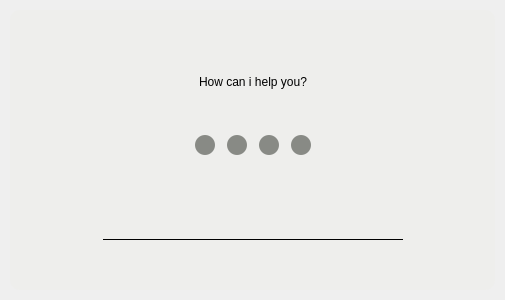
<?xml version="1.0" encoding="UTF-8"?>
<ui version="4.0">
 <class>MainWindow</class>
 <widget class="QMainWindow" name="MainWindow">
  <property name="geometry">
   <rect>
    <x>0</x>
    <y>0</y>
    <width>505</width>
    <height>300</height>
   </rect>
  </property>
  <property name="windowTitle">
   <string>MainWindow</string>
  </property>
  <widget class="QWidget" name="centralwidget">
   <property name="styleSheet">
    <string notr="true"/>
   </property>
   <layout class="QVBoxLayout" name="drop_shadow_layout">
    <property name="spacing">
     <number>0</number>
    </property>
    <property name="leftMargin">
     <number>10</number>
    </property>
    <property name="topMargin">
     <number>10</number>
    </property>
    <property name="rightMargin">
     <number>10</number>
    </property>
    <property name="bottomMargin">
     <number>10</number>
    </property>
    <item>
     <widget class="QFrame" name="drop_shadow_frame">
      <property name="styleSheet">
       <string notr="true">QFrame {
	background-color: rgb(238, 238, 236);
	border-radius: 10px;
}
</string>
      </property>
      <property name="frameShape">
       <enum>QFrame::NoFrame</enum>
      </property>
      <property name="frameShadow">
       <enum>QFrame::Raised</enum>
      </property>
      <layout class="QVBoxLayout" name="verticalLayout">
       <item>
        <widget class="QFrame" name="header">
         <property name="maximumSize">
          <size>
           <width>16777215</width>
           <height>30</height>
          </size>
         </property>
         <property name="frameShape">
          <enum>QFrame::StyledPanel</enum>
         </property>
         <property name="frameShadow">
          <enum>QFrame::Raised</enum>
         </property>
         <layout class="QHBoxLayout" name="horizontalLayout">
          <property name="spacing">
           <number>0</number>
          </property>
          <property name="leftMargin">
           <number>0</number>
          </property>
          <property name="topMargin">
           <number>0</number>
          </property>
          <property name="rightMargin">
           <number>0</number>
          </property>
          <property name="bottomMargin">
           <number>0</number>
          </property>
          <item>
           <spacer name="header_spacer">
            <property name="orientation">
             <enum>Qt::Horizontal</enum>
            </property>
            <property name="sizeType">
             <enum>QSizePolicy::Fixed</enum>
            </property>
            <property name="sizeHint" stdset="0">
             <size>
              <width>387</width>
              <height>20</height>
             </size>
            </property>
           </spacer>
          </item>
          <item>
           <widget class="QFrame" name="controll_buttons">
            <property name="maximumSize">
             <size>
              <width>80</width>
              <height>30</height>
             </size>
            </property>
            <property name="frameShape">
             <enum>QFrame::StyledPanel</enum>
            </property>
            <property name="frameShadow">
             <enum>QFrame::Raised</enum>
            </property>
            <property name="midLineWidth">
             <number>1</number>
            </property>
            <layout class="QHBoxLayout" name="horizontalLayout_2">
             <property name="leftMargin">
              <number>0</number>
             </property>
             <property name="topMargin">
              <number>0</number>
             </property>
             <property name="rightMargin">
              <number>0</number>
             </property>
             <property name="bottomMargin">
              <number>0</number>
             </property>
             <item>
              <widget class="QPushButton" name="info_button">
               <property name="maximumSize">
                <size>
                 <width>30</width>
                 <height>30</height>
                </size>
               </property>
               <property name="styleSheet">
                <string notr="true">border: 0px;</string>
               </property>
               <property name="text">
                <string/>
               </property>
               <property name="icon">
                <iconset>
                 <normaloff>../resources/icons/info-button.svg</normaloff>../resources/icons/info-button.svg</iconset>
               </property>
              </widget>
             </item>
             <item>
              <widget class="QPushButton" name="configurations_button">
               <property name="maximumSize">
                <size>
                 <width>30</width>
                 <height>30</height>
                </size>
               </property>
               <property name="styleSheet">
                <string notr="true">border: 0px;</string>
               </property>
               <property name="text">
                <string/>
               </property>
               <property name="icon">
                <iconset>
                 <normaloff>../resources/icons/gear.svg</normaloff>../resources/icons/gear.svg</iconset>
               </property>
              </widget>
             </item>
             <item>
              <widget class="QPushButton" name="close_app_button">
               <property name="maximumSize">
                <size>
                 <width>30</width>
                 <height>30</height>
                </size>
               </property>
               <property name="styleSheet">
                <string notr="true">border: 0px;</string>
               </property>
               <property name="text">
                <string/>
               </property>
               <property name="icon">
                <iconset>
                 <normaloff>../resources/icons/remove-button.svg</normaloff>../resources/icons/remove-button.svg</iconset>
               </property>
              </widget>
             </item>
            </layout>
           </widget>
          </item>
         </layout>
        </widget>
       </item>
       <item>
        <widget class="QFrame" name="content">
         <property name="frameShape">
          <enum>QFrame::StyledPanel</enum>
         </property>
         <property name="frameShadow">
          <enum>QFrame::Raised</enum>
         </property>
         <layout class="QVBoxLayout" name="verticalLayout_2">
          <item>
           <widget class="QFrame" name="text_description_frame">
            <property name="maximumSize">
             <size>
              <width>16777215</width>
              <height>35</height>
             </size>
            </property>
            <property name="frameShape">
             <enum>QFrame::StyledPanel</enum>
            </property>
            <property name="frameShadow">
             <enum>QFrame::Raised</enum>
            </property>
            <layout class="QHBoxLayout" name="horizontalLayout_5">
             <item>
              <spacer name="horizontalSpacer_3">
               <property name="orientation">
                <enum>Qt::Horizontal</enum>
               </property>
               <property name="sizeHint" stdset="0">
                <size>
                 <width>138</width>
                 <height>14</height>
                </size>
               </property>
              </spacer>
             </item>
             <item>
              <widget class="QLabel" name="label">
               <property name="text">
                <string>How can i help you?</string>
               </property>
              </widget>
             </item>
             <item>
              <spacer name="horizontalSpacer_4">
               <property name="orientation">
                <enum>Qt::Horizontal</enum>
               </property>
               <property name="sizeHint" stdset="0">
                <size>
                 <width>137</width>
                 <height>14</height>
                </size>
               </property>
              </spacer>
             </item>
            </layout>
           </widget>
          </item>
          <item>
           <widget class="QFrame" name="voice_animation_dots_frame">
            <property name="minimumSize">
             <size>
              <width>0</width>
              <height>50</height>
             </size>
            </property>
            <property name="maximumSize">
             <size>
              <width>16777215</width>
              <height>80</height>
             </size>
            </property>
            <property name="frameShape">
             <enum>QFrame::StyledPanel</enum>
            </property>
            <property name="frameShadow">
             <enum>QFrame::Raised</enum>
            </property>
            <layout class="QHBoxLayout" name="horizontalLayout_4">
             <property name="spacing">
              <number>0</number>
             </property>
             <property name="leftMargin">
              <number>0</number>
             </property>
             <property name="topMargin">
              <number>0</number>
             </property>
             <property name="rightMargin">
              <number>0</number>
             </property>
             <property name="bottomMargin">
              <number>0</number>
             </property>
             <item>
              <spacer name="horizontalSpacer">
               <property name="orientation">
                <enum>Qt::Horizontal</enum>
               </property>
               <property name="sizeHint" stdset="0">
                <size>
                 <width>154</width>
                 <height>20</height>
                </size>
               </property>
              </spacer>
             </item>
             <item>
              <widget class="QFrame" name="voice_animation_dots_group">
               <property name="minimumSize">
                <size>
                 <width>130</width>
                 <height>50</height>
                </size>
               </property>
               <property name="maximumSize">
                <size>
                 <width>130</width>
                 <height>80</height>
                </size>
               </property>
               <property name="frameShape">
                <enum>QFrame::StyledPanel</enum>
               </property>
               <property name="frameShadow">
                <enum>QFrame::Raised</enum>
               </property>
               <layout class="QHBoxLayout" name="horizontalLayout_3">
                <property name="spacing">
                 <number>5</number>
                </property>
                <property name="leftMargin">
                 <number>0</number>
                </property>
                <property name="topMargin">
                 <number>0</number>
                </property>
                <property name="rightMargin">
                 <number>0</number>
                </property>
                <property name="bottomMargin">
                 <number>0</number>
                </property>
                <item>
                 <widget class="QFrame" name="dot_animation_dot_1">
                  <property name="maximumSize">
                   <size>
                    <width>20</width>
                    <height>20</height>
                   </size>
                  </property>
                  <property name="styleSheet">
                   <string notr="true">background-color: rgb(136, 138, 133);
border-radius: 10px;</string>
                  </property>
                  <property name="frameShape">
                   <enum>QFrame::StyledPanel</enum>
                  </property>
                  <property name="frameShadow">
                   <enum>QFrame::Raised</enum>
                  </property>
                 </widget>
                </item>
                <item>
                 <widget class="QFrame" name="dot_animation_dot_2">
                  <property name="maximumSize">
                   <size>
                    <width>20</width>
                    <height>20</height>
                   </size>
                  </property>
                  <property name="styleSheet">
                   <string notr="true">background-color: rgb(136, 138, 133);
border-radius: 10px;</string>
                  </property>
                  <property name="frameShape">
                   <enum>QFrame::StyledPanel</enum>
                  </property>
                  <property name="frameShadow">
                   <enum>QFrame::Raised</enum>
                  </property>
                 </widget>
                </item>
                <item>
                 <widget class="QFrame" name="dot_animation_dot_3">
                  <property name="maximumSize">
                   <size>
                    <width>20</width>
                    <height>20</height>
                   </size>
                  </property>
                  <property name="styleSheet">
                   <string notr="true">background-color: rgb(136, 138, 133);
border-radius: 10px;</string>
                  </property>
                  <property name="frameShape">
                   <enum>QFrame::StyledPanel</enum>
                  </property>
                  <property name="frameShadow">
                   <enum>QFrame::Raised</enum>
                  </property>
                 </widget>
                </item>
                <item>
                 <widget class="QFrame" name="dot_animation_dot_4">
                  <property name="maximumSize">
                   <size>
                    <width>20</width>
                    <height>20</height>
                   </size>
                  </property>
                  <property name="styleSheet">
                   <string notr="true">background-color: rgb(136, 138, 133);
border-radius: 10px;</string>
                  </property>
                  <property name="frameShape">
                   <enum>QFrame::StyledPanel</enum>
                  </property>
                  <property name="frameShadow">
                   <enum>QFrame::Raised</enum>
                  </property>
                 </widget>
                </item>
               </layout>
              </widget>
             </item>
             <item>
              <spacer name="horizontalSpacer_2">
               <property name="orientation">
                <enum>Qt::Horizontal</enum>
               </property>
               <property name="sizeHint" stdset="0">
                <size>
                 <width>154</width>
                 <height>20</height>
                </size>
               </property>
              </spacer>
             </item>
            </layout>
           </widget>
          </item>
          <item>
           <widget class="QFrame" name="text_input_frame">
            <property name="frameShape">
             <enum>QFrame::StyledPanel</enum>
            </property>
            <property name="frameShadow">
             <enum>QFrame::Raised</enum>
            </property>
            <layout class="QHBoxLayout" name="horizontalLayout_6">
             <item>
              <spacer name="horizontalSpacer_5">
               <property name="orientation">
                <enum>Qt::Horizontal</enum>
               </property>
               <property name="sizeHint" stdset="0">
                <size>
                 <width>54</width>
                 <height>20</height>
                </size>
               </property>
              </spacer>
             </item>
             <item>
              <widget class="QLineEdit" name="lineEdit">
               <property name="minimumSize">
                <size>
                 <width>300</width>
                 <height>0</height>
                </size>
               </property>
               <property name="maximumSize">
                <size>
                 <width>300</width>
                 <height>16777215</height>
                </size>
               </property>
               <property name="styleSheet">
                <string notr="true">border-bottom: 1px solid #000;
border-radius: 0px;
background-color: rgba(255, 255, 255, 0);</string>
               </property>
              </widget>
             </item>
             <item>
              <spacer name="horizontalSpacer_6">
               <property name="orientation">
                <enum>Qt::Horizontal</enum>
               </property>
               <property name="sizeHint" stdset="0">
                <size>
                 <width>54</width>
                 <height>20</height>
                </size>
               </property>
              </spacer>
             </item>
            </layout>
           </widget>
          </item>
         </layout>
        </widget>
       </item>
      </layout>
     </widget>
    </item>
   </layout>
  </widget>
 </widget>
 <resources/>
 <connections/>
</ui>
